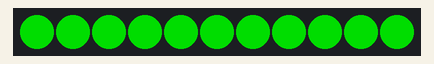
Recording of a sketch running on a simulated Arduino Uno, built with avr-gcc and run on an emulated ATmega328P. Parts: 11 RGB LEDs in strip order, left to right. Dim RGB values are drawn brighter than linear.

Above: at 0.1 s.
At 0.6 s:
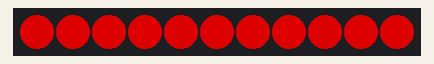
At 1.1 s:
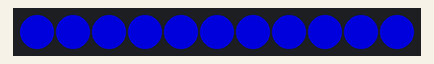
At 1.6 s:
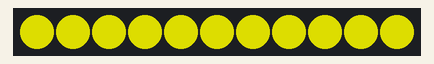
At 2.1 s:
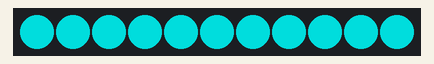
At 2.6 s:
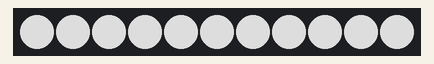

The sketch:

6_1_ws2812.ino
```cpp
#include <Adafruit_NeoPixel.h>
#define Neo_PIN  A0  //Define the pin as A0
#define NUMPIXELS  11 //Define the LED number as 11
//Declare our NeoPixel strip object
Adafruit_NeoPixel pixels(NUMPIXELS, Neo_PIN, NEO_GRB + NEO_KHZ800);

void setup() {
  pinMode(A0, OUTPUT);
  pixels.begin(); // Initialize NeoPixel
}

void loop() {
  //Use the for statement to make all LED on
  for(int i=0; i<NUMPIXELS; i++) {
    pixels.setPixelColor(i, pixels.Color(0, 150, 0));//Set the pin of the LED and RGB color
  }
  pixels.show();//Set the pin of the LED and RGB color

  delay(500);
  pixels.clear(); //Clean up
  for(int i=0; i<NUMPIXELS; i++) {
    pixels.setPixelColor(i, pixels.Color(150, 0, 0));
  }
  pixels.show();
  delay(500);
  pixels.clear();
  for(int i=0; i<NUMPIXELS; i++) {
    pixels.setPixelColor(i, pixels.Color(0, 0, 150));
  }
  pixels.show();
  delay(500);
  pixels.clear();
  for(int i=0; i<NUMPIXELS; i++) {
    pixels.setPixelColor(i, pixels.Color(150, 150, 0));
  }
  pixels.show();
  delay(500);
  pixels.clear();
  for(int i=0; i<NUMPIXELS; i++) {
    pixels.setPixelColor(i, pixels.Color(0, 150, 150));
  }
  pixels.show();
  delay(500);
  pixels.clear();
  for(int i=0; i<NUMPIXELS; i++) {
    pixels.setPixelColor(i, pixels.Color(150, 150, 150));
  }
  pixels.show();
  delay(500);
  pixels.clear();
}
```

Measured:
- by itself, everything shown: repeats every 3.0 s, in 6 steps
- what the display in image 1 shows lasts 0.5 s, from 0.5 s to 1.0 s
